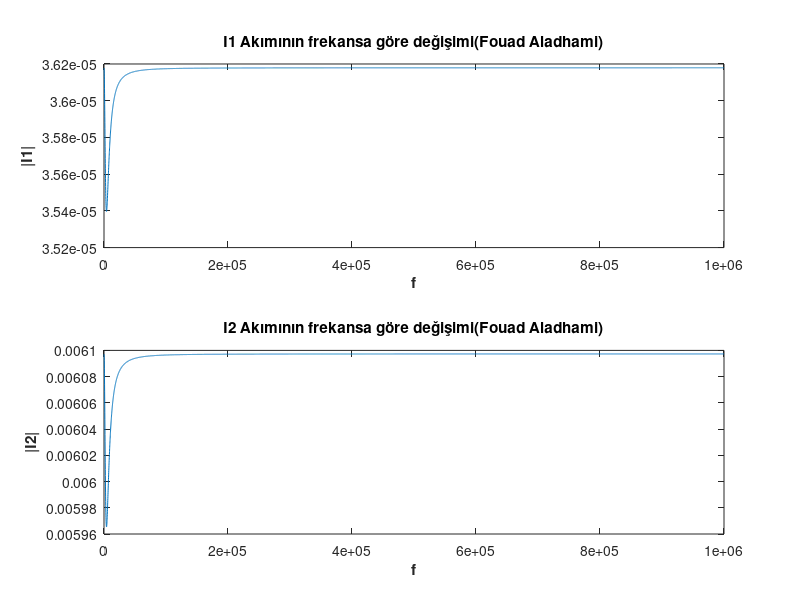

Write the MATLAB code that produced this figure.
Vs = 5;
%w = 10^4 * pi;
f = 100:100:10^6;
w = 2.*pi.*f;
Zr1 = 820;
Zr2 = 820;
Zl = 1i *w*33*10^-3;
Zc = 1./(1i.*w.*47.*10^-9);
Z1 = Zr1 + Zl;
Z2 = 820 + Zc;
Zeq = (Z1.*Z2) ./(Z1+Z2);
Is = Vs./Zeq;
Isabs = abs(Is)*1000;%ma
Isph = angle(Is).*180./pi;
I1 = (Z2/(Z1+Z2)).*Is;
Is1abs = abs(I1).*1000;%ma
Is1ph = angle(I1).*180./pi;
I2 = (Z1/(Z1+Z2)).*Is;
Is2abs = abs(I2).*1000;%ma
Is2ph = angle(I2).*180./pi;
Vr1 = I1.*Zr1;
Vr1abs = abs(Vr1);
Vr1phase = angle(Vr1).*180./pi;
Vr2 = I2.*Zr2;
Vr2abs = abs(Vr2);
Vr2phase = angle(Vr2).*180./pi;
Vl1 = I1.*Zl;
Vl1abs = abs(Vl1);
Vl1phase = angle(Vl1).*180./pi;
Vc1 = I2.*Zc;
Vc1abs = abs(Vc1);
Vc1phase = angle(Vc1).*180./pi;

subplot(2,1,1)
plot(f, abs(I1))
title("I1 Akımının frekansa göre değişimi(Fouad Aladhami)")
xlabel("f","FontWeight","bold")
ylabel("|I1|","FontWeight","bold")

subplot(2,1,2)
plot(f,abs(I2))
title("I2 Akımının frekansa göre değişimi(Fouad Aladhami)")
xlabel("f","FontWeight","bold")
ylabel("|I2|","FontWeight","bold")
%Fouad Aladhami
